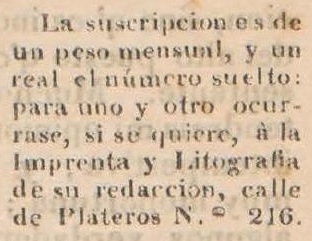
#> input picture src/hist_0.jpg, 312 x 241 px, found by its file name
$ python incremental_evolution.py
#> lines starting #> are read from the running program, lines starting #| are printed output that depends on the picture; after the words box and inside, x2 and y2 are one past the last pixel; in counts of white or black regions, pixels touching at a corner belong together
### src/models/chan_vese_segmentation.py
import sys
import cv2
import math
import matplotlib.pyplot as plt
import numpy as np

def ChanVeseSegmentation(filepath, multiple=False, num=20):
    # Cargar la imagen desde la ruta especificada
#> called with filepath = '../assets/hist_0.jpg', multiple = True, num = 20
    Image = cv2.imread(filepath, 1)                 # Carga la imagen en color
#> Image is the input picture: shape (241, 312, 3); mean B, G, R 164.3, 189.6, 211.5
    image = cv2.cvtColor(Image, cv2.COLOR_BGR2GRAY) # Convierte la imagen a escala de grises
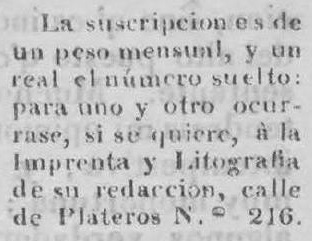
#> image: shape (241, 312); min 52, max 242, mean 193.3
    img = np.array(image, dtype=np.float64)         # Convierte la imagen a un arreglo de tipo float64

    # Inicializar la función de nivel (Φ) para el método de conjuntos de nivel
    IniLSF = np.ones((img.shape[0], img.shape[1]), img.dtype) # Inicializa con valores positivos
    IniLSF[30:80, 30:80] = -1                                 # Define una región inicial con valores negativos
    IniLSF = -IniLSF                                          # Invierte la función de nivel

    # Convertir la imagen cargada a formato RGB para visualización
    Image = cv2.cvtColor(Image, cv2.COLOR_BGR2RGB)


    # Función auxiliar para operaciones matemáticas sobre matrices
    def mat_math(intput, str):
        output = intput
        for i in range(img.shape[0]):
            for j in range(img.shape[1]):
                if str == "atan":
                    output[i, j] = math.atan(intput[i, j])
                if str == "sqrt":
                    output[i, j] = math.sqrt(intput[i, j])
        return output


    # Método de evolución del contorno utilizando la ecuación de Chan-Vese
    def CV(LSF, img, mu, nu, epison, step, show=False):
        # Calcular la derivada regularizada y la función Heaviside suavizada
        Drc = (epison / math.pi) / (epison * epison + LSF * LSF)
        Hea = 0.5 * (1 + (2 / math.pi) * mat_math(LSF / epison, "atan"))

        # Calcular gradiente de la función de nivel
        Iy, Ix = np.gradient(LSF)
        s = mat_math(Ix * Ix + Iy * Iy, "sqrt") # Magnitud del gradiente
        Nx = Ix / (s + 0.000001)                # Componente X del vector normalizado
        Ny = Iy / (s + 0.000001)                # Componente Y del vector normalizado
        Mxx, Nxx = np.gradient(Nx)
        Nyy, Myy = np.gradient(Ny)
        cur = Nxx + Nyy # Curvatura media

        # Calcular la longitud del contorno
        Length = nu * Drc * cur

        # Calcular término de penalización
        Lap = cv2.Laplacian(LSF, -1)
        Penalty = mu * (Lap - cur)

        # Calcular términos de energía de región
        s1 = Hea * img
        s2 = (1 - Hea) * img
        s3 = 1 - Hea
        C1 = s1.sum() / Hea.sum() # Promedio dentro del contorno
        C2 = s2.sum() / s3.sum()  # Promedio fuera del contorno
        CVterm = Drc * (-1 * (img - C1) * (img - C1) + 1 * (img - C2) * (img - C2))

        # Actualizar la función de nivel
        LSF = LSF + step * (Length + Penalty + CVterm)

        if show:
            plt.imshow(s, cmap="gray"), plt.show()
        return LSF


    # [9 lines of commented-out code are left out]
    mu = 1                 # Peso del término de suavidad
    nu = 0.003 * 255 * 255 # Peso del término de longitud
    # num = 20               # Número de iteraciones
    epison = 1             # Parámetro de regularización para Heaviside
    step = 0.1             # Paso de evolución
    LSF = IniLSF           # Inicializar la función de nivel


    # Evolución iterativa de la función de nivel
    info = [LSF]
    for i in range(1, num):
        LSF = CV(LSF, img, mu, nu, epison, step, False) # Actualizar LSF
        info.append(LSF) # Almacenar estado de la evolución
#> this loop made 19 passes
#> (C1 in CV, C2 in CV) on passes 1 to 12: (193.4, 193.2), (196.1, 192.3), (203.3, 185.7), (207.5, 172.5), (207.4, 162.4), (206.8, 157.5), (206.3, 153.5), (205.7, 150), (205.3, 147), (205, 144.5), (204.7, 142.5), (204.5, 140.8)
#> pass 1, in mat_math, `output = intput`:
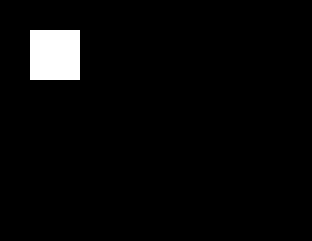
#> output: shape (241, 312) float64; values -1 (black) and 1 (white), 3.3% white; 1 white region, box (x1, y1, x2, y2) and area: (30, 30, 80, 80) 2500
#> pass 1, in CV, `Iy, Ix = np.gradient(LSF)`:
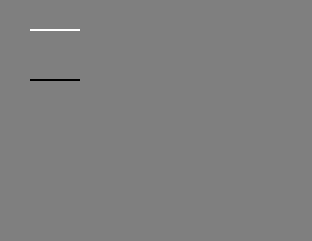
#> Iy: shape (241, 312) float64; min -1, max 1, mean 0; drawn with min black and max white
#> after the loop:
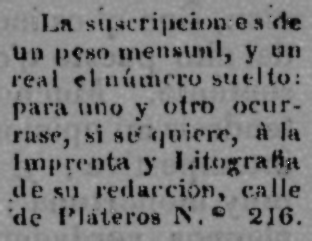
#> LSF: shape (241, 312) float64; min -25.08, max 54.23, mean 13.6; drawn with min black and max white
#> after the loop, info = 20 items

    # Devolver solo la última iteración si no se requiere almacenar todas
    if not multiple:
        info = [info[-1]]

    return info

### src/examples/incremental_evolution.py
import os
import sys
sys.path.append("../models")

import cv2
import matplotlib.pyplot as plt

from chan_vese_segmentation import ChanVeseSegmentation

def draw_multiple(filepath):
    info = ChanVeseSegmentation(filepath, True)
#> info = 20 items

    image = cv2.imread(filepath)
    image = cv2.cvtColor(image, cv2.COLOR_BGR2RGB)

    for i in range(0, len(info)):
        plt.title(f"Iteración {i + 1}")
        plt.imshow(image), plt.xticks([]), plt.yticks([])
        plt.contour(info[i], [0], colors="r", linewidth=2)
        plt.draw(), plt.show(block=False), plt.pause(0.5)

        if i is not len(info) - 1:
            plt.cla()
#> this loop made 20 passes
#> pass 1, in draw_multiple, `plt.draw(), plt.show(block=False), plt.pause(0.5)`:
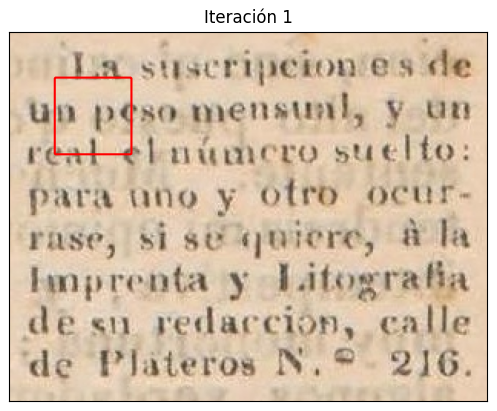
#> figure drawn by matplotlib, 1 panel

    plt.close()

    plt.title(f"Resultado Final")
    plt.imshow(image), plt.xticks([]), plt.yticks([])
    plt.contour(info[-1], [0], colors="r", linewidth=2)
    plt.draw(), plt.show(block=False), plt.pause(2000)
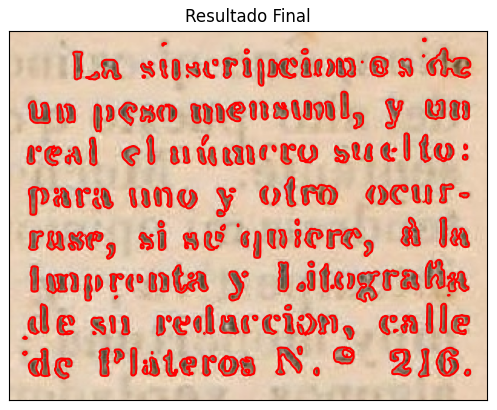
#> figure drawn by matplotlib, 1 panel

filename = "hist_0.jpg"
draw_multiple(os.path.join("..", "assets", filename))
